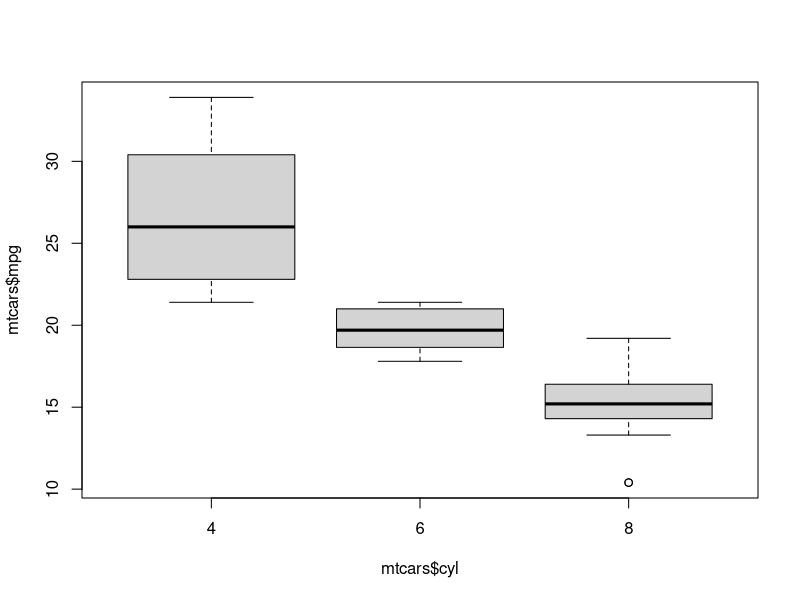
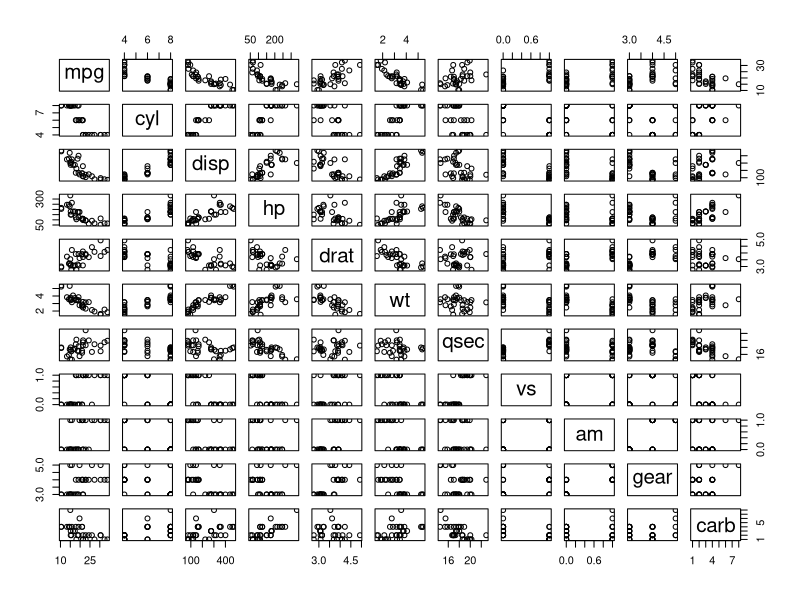

Here is the R script that generated these plots, in order:
## ---- chunk 1
#| label: fig-draper-prison-location
#| fig-cap: draper prison location

boxplot(mtcars$mpg ~ mtcars$cyl)
## ---- chunk 2
#| label: tbl-point-se-data
#| tbl-cap: the point se data

knitr::kable(head(mtcars))
## ---- chunk 3
#| label: fig-prison-new-transit
#| fig-cap: new transit

plot(mtcars)
